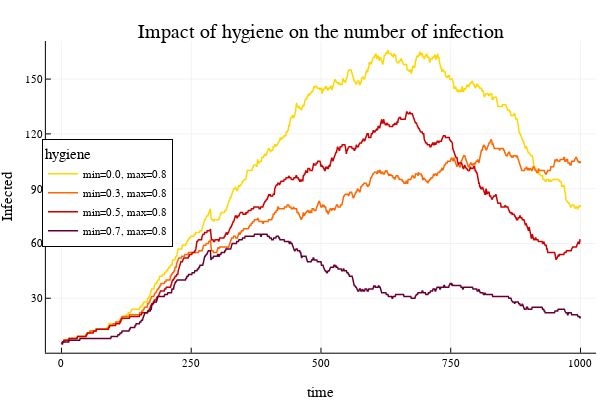

Notebook source saved alongside this figure:
### Code cell
using JLD2, DataFrames , Plots
@load "higiena_min.jld2"

x = agentsd.step
plotly()
p = Plots.plot(x, agentsd[:, aggname(:status, infected)],
    linecolor = "#FFD700",
    lw = 1.5,
    ylabel = "Infected",
    xlabel = "time",
    label = "min=0.0, max=0.8",
    title = "Impact of hygiene on the number of infection",
    legendtitle = "hygiene",
    legend = :left)
p =Plots.plot!(x, agentsc[:, aggname(:status, infected)],
    linecolor = "#FF6600",
    lw = 1.5,
    label = "min=0.3, max=0.8")
p = Plots.plot!(x, agentsb[:, aggname(:status, infected)],
    linecolor = "#CC0000",
    lw = 1.5,
    label = "min=0.5, max=0.8")
p =Plots.plot!(x, agentsa[:, aggname(:status, infected)],
    linecolor = "#660033",
    lw = 1.5,
    label = "min=0.7, max=0.8")

display(p)

### Figure 1 — Plotly figure (JSON) as saved in the notebook; plotly's stock layout.template omitted (floating-point values rounded to 4 significant figures; data arrays with more than 128 entries replaced by an {"elided": "..."} marker saying what was removed)
{"data": [{"colorbar": {"title": ""}, "legendgroup": "min=0.0, max=0.8", "line": {"color": "rgba(255, 215, 0, 1.000)", "dash": "solid", "shape": "linear", "width": 1.5}, "mode": "lines", "name": "min=0.0, max=0.8", "showlegend": true, "type": "scatter", "x": {"elided": "1001 int values"}, "xaxis": "x", "y": {"elided": "1001 int values"}, "yaxis": "y", "zmax": null, "zmin": null}, {"colorbar": {"title": ""}, "legendgroup": "min=0.3, max=0.8", "line": {"color": "rgba(255, 102, 0, 1.000)", "dash": "solid", "shape": "linear", "width": 1.5}, "mode": "lines", "name": "min=0.3, max=0.8", "showlegend": true, "type": "scatter", "x": {"elided": "1001 int values"}, "xaxis": "x", "y": {"elided": "1001 int values"}, "yaxis": "y", "zmax": null, "zmin": null}, {"colorbar": {"title": ""}, "legendgroup": "min=0.5, max=0.8", "line": {"color": "rgba(204, 0, 0, 1.000)", "dash": "solid", "shape": "linear", "width": 1.5}, "mode": "lines", "name": "min=0.5, max=0.8", "showlegend": true, "type": "scatter", "x": {"elided": "1001 int values"}, "xaxis": "x", "y": {"elided": "1001 int values"}, "yaxis": "y", "zmax": null, "zmin": null}, {"colorbar": {"title": ""}, "legendgroup": "min=0.7, max=0.8", "line": {"color": "rgba(102, 0, 51, 1.000)", "dash": "solid", "shape": "linear", "width": 1.5}, "mode": "lines", "name": "min=0.7, max=0.8", "showlegend": true, "type": "scatter", "x": {"elided": "1001 int values"}, "xaxis": "x", "y": {"elided": "1001 int values"}, "yaxis": "y", "zmax": null, "zmin": null}], "layout": {"annotations": [{"font": {"color": "rgba(0, 0, 0, 1.000)", "family": "sans-serif", "size": 20}, "rotation": 0, "showarrow": false, "text": "Impact of hygiene on the number of infection", "x": 0.535, "xanchor": "center", "xref": "paper", "y": 1, "yanchor": "top", "yref": "paper"}], "height": 400, "legend": {"bgcolor": "rgba(255, 255, 255, 1.000)", "bordercolor": "rgba(0, 0, 0, 1.000)", "borderwidth": 1, "font": {"color": "rgba(0, 0, 0, 1.000)", "family": "sans-serif", "size": 11}, "title": {"font": {"color": "rgba(0, 0, 0, 1.000)", "family": "sans-serif", "size": 15}, "text": "hygiene"}, "tracegroupgap": 0, "traceorder": "normal", "x": 0.07, "xanchor": "left", "y": 0.52, "yanchor": "middle"}, "margin": {"b": 20, "l": 0, "r": 0, "t": 20}, "paper_bgcolor": "rgba(255, 255, 255, 1.000)", "plot_bgcolor": "rgba(255, 255, 255, 1.000)", "showlegend": true, "width": 600, "xaxis": {"anchor": "y", "domain": [0.07647, 0.9934], "gridcolor": "rgba(0, 0, 0, 0.100)", "gridwidth": 0.5, "linecolor": "rgba(0, 0, 0, 1.000)", "mirror": false, "range": [-30, 1030], "showgrid": true, "showline": true, "showticklabels": true, "tickangle": 0, "tickcolor": "rgb(0, 0, 0)", "tickfont": {"color": "rgba(0, 0, 0, 1.000)", "family": "sans-serif", "size": 11}, "tickmode": "array", "ticks": "inside", "ticktext": ["0", "250", "500", "750", "1000"], "tickvals": [0, 250, 500, 750, 1000], "title": "time", "titlefont": {"color": "rgba(0, 0, 0, 1.000)", "family": "sans-serif", "size": 15}, "type": "-", "visible": true, "zeroline": false, "zerolinecolor": "rgba(0, 0, 0, 1.000)"}, "yaxis": {"anchor": "x", "domain": [0.07581, 0.9415], "gridcolor": "rgba(0, 0, 0, 0.100)", "gridwidth": 0.5, "linecolor": "rgba(0, 0, 0, 1.000)", "mirror": false, "range": [0.17, 170.8], "showgrid": true, "showline": true, "showticklabels": true, "tickangle": 0, "tickcolor": "rgb(0, 0, 0)", "tickfont": {"color": "rgba(0, 0, 0, 1.000)", "family": "sans-serif", "size": 11}, "tickmode": "array", "ticks": "inside", "ticktext": ["30", "60", "90", "120", "150"], "tickvals": [30, 60, 90, 120, 150], "title": "Infected", "titlefont": {"color": "rgba(0, 0, 0, 1.000)", "family": "sans-serif", "size": 15}, "type": "-", "visible": true, "zeroline": false, "zerolinecolor": "rgba(0, 0, 0, 1.000)"}}}
